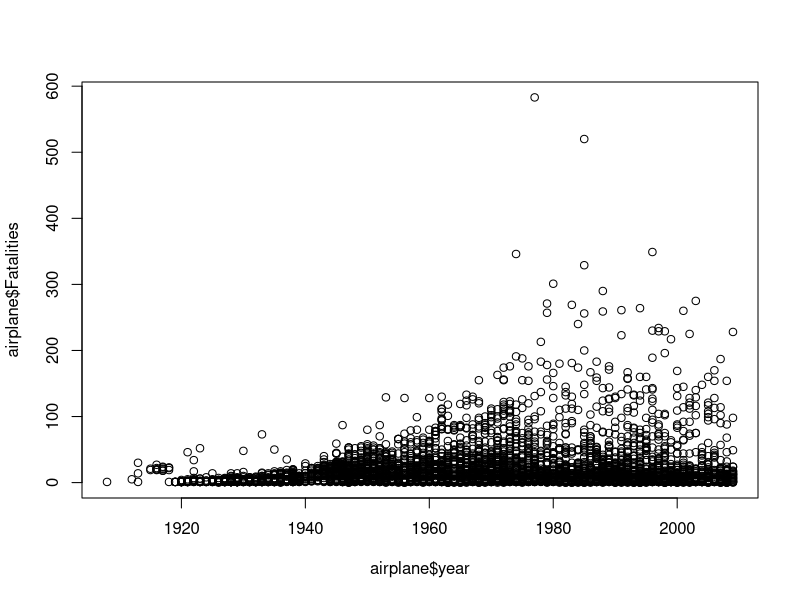
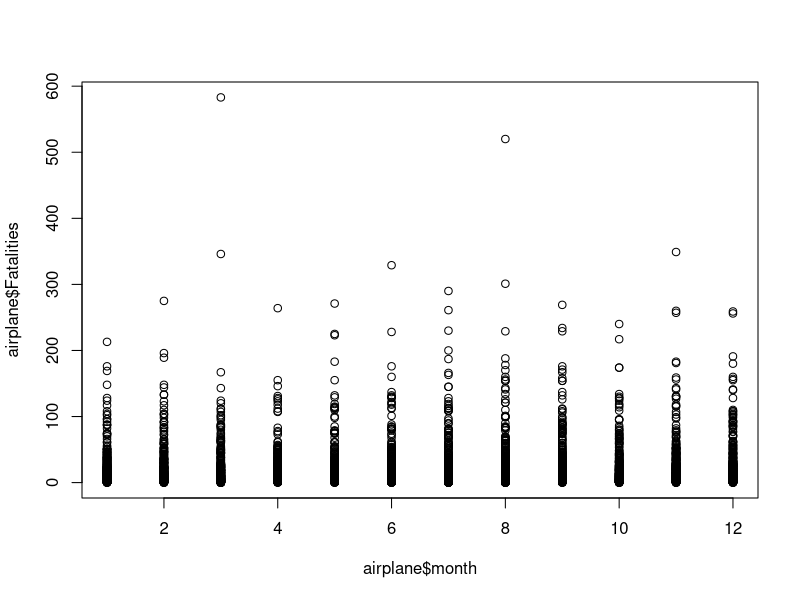
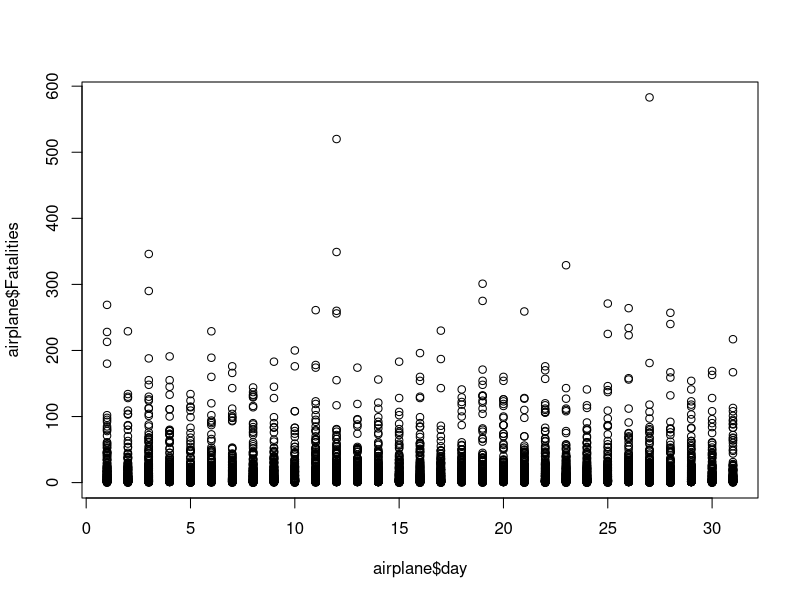
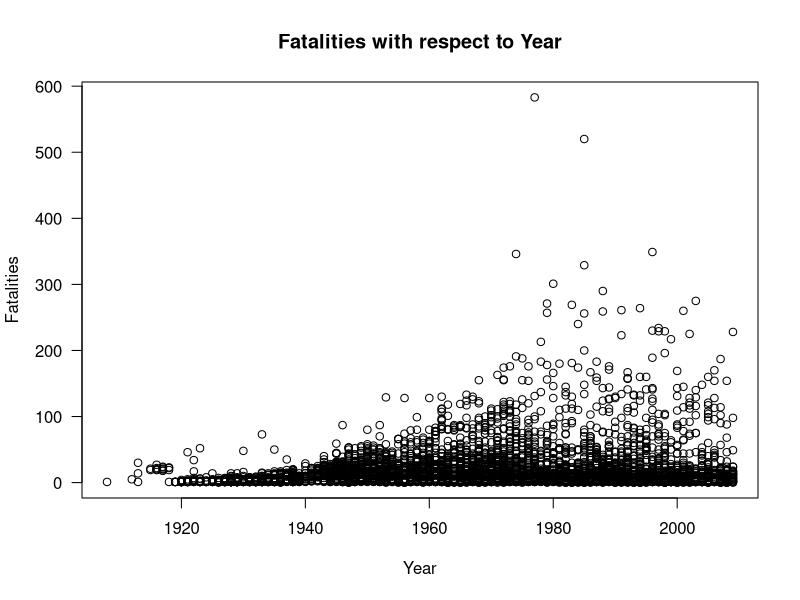

R code for these plots, in order:
# install.packages("stringr")
# install.packages("lubridate")
# install ggplot
# install.packages("ggplot")
# install.packages("stringi")
# install.packages("tidyr")
# install.packages("lubridate")
# install.packages("ggplot2")
# install.packages("RColorBrewer")
# install.packages("hexbinplot")
# install.packages("hexbin")

library(ggplot2)
library(tidyr)
library("ggplot2")
#library(stringr) Incorrect - missing quotes
library("stringr")
library("RColorBrewer")
library('hexbin')
library(grid)

airplane = read.csv("Airplane_Crashes_and_Fatalities_Since_1908.csv") #Read from csv file
#airplane #displays the csv file
#airplane[1,] #displays the 1st row
#airplane[0,] #displays the 0th row i.e. headers

#nrow(airplane) #returns no. of rows
#ncol(airplane) #returns no. of columns
#airplane[0] #no output
#airplane[0][0] #no output

#airplane["Date"] #displays the Date column of dataframe

#Error
#as.Date(airplane[[0]],"%m/%d/%Y") #Error in .subset2(x, i, exact = exact) : attempt to select less than one element in get1index <real>
#Error 
#as.Date(airplane[0][0],"%m/%d/%Y") #Error in as.Date.default(airplane[0][0], "%m/%d/%Y") : do not know how to convert 'airplane[0][0]' to class “Date”
#Error 
#as.Date(airplane[0],"%m/%d/%Y") #Error in as.Date.default(airplane[0][0], "%m/%d/%Y") : do not know how to convert 'airplane[0][0]' to class “Date”

#airplane["Date"][0] #no output
#Error
#airplane[0]["Date"] #Error in `[.data.frame`(airplane[0], "Date") : undefined columns selected

#airplane["Date"][0,] #all the dates displayed
#airplane[0,"Date"] #all the dates displayed

#as.character(airplane[0,"Date"]) #incorrect
#as.character(airplane[["Date"]][1]) 
#as.Date(as.character(airplane[["Date"]][1]),"%m/%d/%Y") #converts to the desired format

# for(date in as.character(airplane[["Date"]])){ print(as.Date(date,"%m/%d/%Y"))} 

datedf <- airplane[,c(1)]
timedf <- airplane[,c(2)]
datedf <-data.frame() #initialize the new dataframe
for(date in as.character(airplane[["Date"]])){ datedf<-rbind(datedf,data.frame(as.Date(date,"%m/%d/%Y")))}
datedf
for(i in datedf){print(i)} 

#error
#separate(datedf,sep = "/") #Error: Please supply column name

colnames(datedf) #displays the column names of the dataframe
colnames(datedf)[1] <- "flightdate" #sets the column name 
colnames(datedf)

#Error
#separate(datedf,"flightdate",sep = "/") #Error in simplifyPieces(pieces, n, fill == "left") : argument "into" is missing, with no default
#separate(datedf,flightdate,sep = "/")
#separate(datedf,flightdate,month,date,year,sep = "/")

separate(datedf,"flightdate",into="month,date,year",sep = "-")
separate(datedf,"flightdate",c("month,date,year"),sep = "\\-")

seperatedatedf<-separate(datedf,"flightdate",c("year","month","day"),sep = "-") #seperate column into individual columns based on seperator

airplane<-cbind(airplane,seperatedatedf) #add 1 dataframe to other
colnames(airplane)

#Error
# hist(airplane) #Error in hist.default(airplane) : 'x' must be numeric
# hist(airplane['year']) #Error in `[.data.frame`(airplane, "year") : undefined columns selected
# hist(as.numeric(airplane['year']))
# airplane['year']

plot(airplane$year,airplane$Fatalities)
 plot(airplane$month,airplane$Fatalities)
 plot(airplane$day,airplane$Fatalities)
 plot(airplane$year,airplane$Fatalities,xlab = "Year", ylab = "Fatalities", main = "Fatalities with respect to Year", las =1)
# plot(airplane$month,airplane$Fatalities,xlab = "Month", ylab = "Fatalities", main = "Fatalities with respect to Month", las =1)
# axis(side = 1,at=c(1,2,3,4,5,6,7,8,9,10,11,12),labels = c("J","F","M","A","Ma","Jun","Jul","Aug","Sep","Oc","N","D"))
# plot(airplane$month,airplane$Fatalities,xlab = "Month", ylab = "Fatalities", main = "Fatalities with respect to Month", las =1,xaxt='n')
# axis(side = 1,at=c(1,2,3,4,5,6,7,8,9,10,11,12),labels = c("J","F","M","A","Ma","Jun","Jul","Aug","Sep","Oc","N","D"))
# axis(side = 1,at=c(1,2,3,4,5,6,7,8,9,10,11,12),labels = c("Jan","Feb","Mar","Apr","May","Jun","Jul","Aug","Sept","Oct","Nov","Dec"))
# plot(airplane$month,airplane$Fatalities,xlab = "Month", ylab = "Fatalities", main = "Fatalities with respect to Month", las =1,xaxt='n')
# axis(side = 1,at=c(1,2,3,4,5,6,7,8,9,10,11,12),labels = c("Jan","Feb","Mar","Apr","May","Jun","Jul","Aug","Sept","Oct","Nov","Dec"))
# plot(airplane$month,airplane$Fatalities,xlab = "Month", ylab = "Fatalities", main = "Fatalities with respect to Month", las =1,xaxt='n')
# axis(side = 1,at=c(1,2,3,4,5,6,7,8,9,10,11,12),labels = c("Jan","Feb","Mar","Apr","May","Jun","Jul","Aug","Sept","Oct","Nov","Dec"))
# axis(side = 1,at=c(1,2,3,4,5,6,7,8,9,10,11,12),labels = c("Jan","Feb","Mar","Apr","May","Jun","Jul","Aug","Sep","Oct","Nov","Dec"))
# plot(airplane$month,airplane$Fatalities,xlab = "Month", ylab = "Fatalities", main = "Fatalities with respect to Month", las =1,xaxt='n')
# axis(side = 1,at=c(1,2,3,4,5,6,7,8,9,10,11,12),labels = c("Jan","Feb","Mar","Apr","May","Jun","Jul","Aug","Sept","Oct","Nov","Dec"))
# axis(side = 1,at=c(1,2,3,4,5,6,7,8,9,10,11,12),labels = c(1,2,3,4,5,6,7,8,9,10,11,12))
# plot(airplane$month,airplane$Fatalities,xlab = "Month", ylab = "Fatalities", main = "Fatalities with respect to Month", las =1,xaxt='n')
# axis(side = 1,at=c(1,2,3,4,5,6,7,8,9,10,11,12),labels = c(1,2,3,4,5,6,7,8,9,10,11,12))
# axis(side = 1,at=c(1,2,3,4,5,6,7,8,9,10,11,12),labels = c("Jan","Feb","Mar","Apr","May","Jun","July","Aug","Sept","Oct","Nov","Dec"))
# plot(airplane$month,airplane$Fatalities,xlab = "Month", ylab = "Fatalities", main = "Fatalities with respect to Month", las =1,xaxt='n')
# axis(side = 1,at=c(1,2,3,4,5,6,7,8,9,10,11,12),labels = c("Jan","Feb","Mar","Apr","May","Jun","July","Aug","Sept","Oct","Nov","Dec"))
# axis(side = 1,at=c(1,2,3,4,5,6,7,8,9,10,11,12),labels = c(1,2,3,4,5,6,7,8,9,10,11,12))
# plot(airplane$month,airplane$Fatalities,xlab = "Month", ylab = "Fatalities", main = "Fatalities with respect to Month", las =1,xaxt='n')
# axis(side = 1,at=c(1,2,3,4,5,6,7,8,9,10,11,12),labels = c("Jan","Feb","Mar","Apr","May","Jun","Jul","Aug","Sep","Oct","Nov","Dec"))
# plot(airplane$month,airplane$Fatalities,xlab = "Month", ylab = "Fatalities", main = "Fatalities with respect to Month", las =1,xaxt='n')
# axis(side = 1,at=c(1,2,3,4,5,6,7,8,9,10,11,12),labels = c("Jan","Feb","Mar","Apr","May","Jun","Jul","Aug","Sep","Oct","Nov","Dec"),cex.axis=0.35)
# plot(airplane$month,airplane$Fatalities,xlab = "Month", ylab = "Fatalities", main = "Fatalities with respect to Month", las =1,xaxt='n')
# axis(side = 1,at=c(1,2,3,4,5,6,7,8,9,10,11,12),labels = c("Jan","Feb","Mar","Apr","May","Jun","Jul","Aug","Sep","Oct","Nov","Dec"),cex.axis=0.6)
# plot(airplane$month,airplane$Fatalities,xlab = "Month", ylab = "Fatalities", main = "Fatalities with respect to Month", las =1,xaxt='n')
# axis(side = 1,at=c(1,2,3,4,5,6,7,8,9,10,11,12),labels = c("Jan","Feb","Mar","Apr","May","Jun","Jul","Aug","Sep","Oct","Nov","Dec"),cex.axis=0.9)
# plot(airplane$month,airplane$Fatalities,xlab = "Month", ylab = "Fatalities", main = "Fatalities with respect to Month", las =1,xaxt='n')
# axis(side = 1,at=c(1,2,3,4,5,6,7,8,9,10,11,12),labels = c("Jan","Feb","Mar","Apr","May","Jun","Jul","Aug","Sep","Oct","Nov","Dec"),cex.axis=0.99)
# plot(airplane$month,airplane$Fatalities,xlab = "Month", ylab = "Fatalities", main = "Fatalities with respect to Month", las =1,xaxt='n')
# axis(side = 1,at=c(1,2,3,4,5,6,7,8,9,10,11,12),labels = c("Jan","Feb","Mar","Apr","May","Jun","Jul","Aug","Sep","Oct","Nov","Dec"),cex.axis=0.97)
# plot(airplane$month,airplane$Fatalities,xlab = "Month", ylab = "Fatalities", main = "Fatalities with respect to Month", las =1,xaxt='n',type = "l")
# barplot(airplane$month,airplane$Fatalities,xlab = "Month", ylab = "Fatalities", main = "Fatalities with respect to Month", las =1,xaxt='n',type = "l")
# rf <- colorRampPalette(rev(brewer.pal(40,'Set3')))
# hexbinplot(airplane$year~airplane$Fatalities, data=airplane,colramp=rf)

# hexbinplot(airplane$year~airplane$Fatalities, data=airplane,colramp=rf)
# rf <- colorRampPalette(rev(brewer.pal(40,'Set3')))
# hexbinplot(airplane$year~airplane$Fatalities, data=airplane,colramp=rf)
# a=hexbin(airplane$year,airplane$Fatalities,xbins=40)
# plot(a)

# rf <- colorRampPalette(rev(brewer.pal(40,'Set3')))
# hexbinplot(airplane$year~airplane$Fatalities, data=airplane,colramp=rf)
# a=hexbin(airplane$year,airplane$Fatalities,xbins=20)
# plot(a)
# a=hexbin(airplane$year,airplane$Fatalities,xbins=30)
# plot(a)
# rf <- colorRampPalette(rev(brewer.pal(10,'Set3')))
# hexbinplot(airplane$year~airplane$Fatalities, data=airplane,colramp=rf)
# a=hexbin(airplane$year,airplane$Fatalities,xbins=30,,xlab = "Year", ylab = "Fatalities", main = "Fatalities with respect to Year", las =1,xaxt='n')
# a=hexbin(airplane$year,airplane$Fatalities,xbins=30,,xlab = "Year", ylab = "Fatalities",main = "Fatalities with respect to Year", las =1,xaxt='n')
# a=hexbin(airplane$year,airplane$Fatalities,xbins=30,,xlab = "Year", ylab = "Fatalities", las =1,xaxt='n')
# a=hexbin(airplane$year,airplane$Fatalities,xbins=30,,xlab = "Year", ylab = "Fatalities",xaxt='n')
# a=hexbin(airplane$year,airplane$Fatalities,xbins=30,,xlab = "Year", ylab = "Fatalities")
# plot(a)
# showMethods('plot', class="hexbin", includeDefs=TRUE)
# plot(a, legend=1)
# plot(a, legend=1.5)
# plot(a, legend=2)
# plot(a, legend=0.5)
# plot(a, legend=1.5)
# show(a)
# plot(a,legend(ysize=0.5))
# grid.hexlegend(ysize = 0.6)
# grid.hexlegend(maxcnt = 200,ysize = 0.6)
# plot(a,par.settings = list(par.xlab.text=list(cex=1.5)))
# a=hexbin(airplane$year,airplane$Fatalities,xbins=30,xlab = "Year", ylab = "Fatalities",par.settings = list(par.xlab.text=list(cex=1.5)))
# a=hexbin(airplane$year,airplane$Fatalities,xbins=30,xlab = "", ylab = "")
# plot(a)
# a=hexbin(airplane$year,airplane$Fatalities,xbins=30,xlab = "Year", ylab = "Fatalities")
# a=hexbin(airplane$year,airplane$Fatalities,xbins=30,xlab = "Year", ylab = "Fatalities")
# plot(a)
# a=hexbin(airplane$year,airplane$Fatalities,xbins=30,xlab = "Year", ylab = "Fatalities",xlab.cex=1.5)

# P <- plot(a, style="lattice", legend=FALSE,minarea=1, maxarea=1, border="white")
# P <- plot(a, style="lattice", legend=TRUE,minarea=1, maxarea=1, border="white")
# P <- plot(a, style="lattice", legend=FALSE,minarea=1, maxarea=1, border="white")
# pushHexport(P$plot.vp)
# xy <- hcell2xy(a)
# grid.points(x,y,pch=18,gp=gpar(cex=.3,col="green"))
# grid.points(airplane$year,airplane$Fatalities,pch=18,gp=gpar(cex=.3,col="green"))
# grid.text(as.character(bin@count), xy$x,xy$y,gp=gpar(cex=0.3, col="red"),default.units="native")
# a=hexbin(airplane$year,airplane$Fatalities,xbins=30,,xlab = "Year", ylab = "Fatalities")
# a=hexbin(airplane$year,airplane$Fatalities,xbins=30,,xlab = "Year", ylab = "Fatalities")
# plot(a)
# rf <- colorRampPalette(rev(brewer.pal(40,'Set3')))
# hexbinplot(airplane$year~airplane$Fatalities, data=airplane,colramp=rf)
# hexbinplot(airplane$year~airplane$Fatalities,colramp=rf)
# hexbinplot(airplane$year,airplane$Fatalities,colramp=rf)
# hexbinplot(a)
# plot(hexbinplot(a))
# #airplane[2:]
# #airplane[2:,] 
# airplane[2]
# airplane[,2]
# airplane[[2]]
# airplane[2,]
# 
# hist(airplane$Operator)
# hist(airplane$Fatalities)
# ggplot(subset(fatalities,Location),aes(x=year,y=Fatalities,color=Location))+geom_point()
# ggplot(subset(Fatalities,Location),aes(x=year,y=Fatalities,color=Location))+geom_point()
# ggplot(subset(airplane$Fatalities,airplane$Location),aes(x=airplane$year,y=airplane$Fatalities,color=airplane$Location))+geom_point()
# airplane[5,]
# airplane[5:10,]
# ggplot(subset(airplane, Location %in% c("AtlantiCity, New Jersey","Potters Bar, England ")),aes(x=airplane$year,y=airplane$Fatalities,color=airplane$Location))+geom_point()
# ggplot(subset(airplane, Location %in% c("AtlantiCity, New Jersey","Potters Bar, England")),aes(x=year,y=Fatalities,color=Location))+geom_point()
# aggregate(Fatalities~Location,airplane,sum)
# #stores the commands to the text file
# #savehistory("~/rcomaands.txt")
